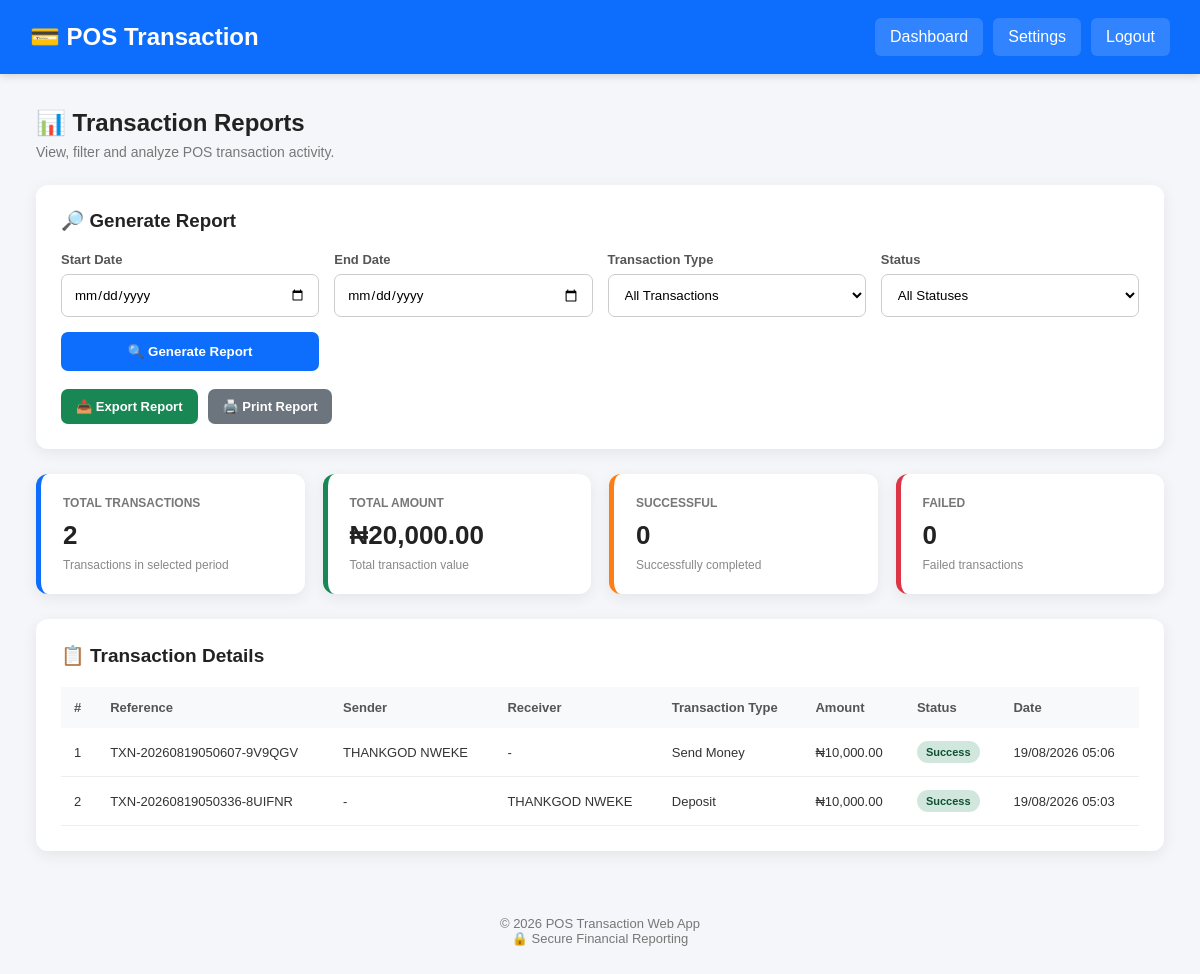
The app's page /reports (signed in), older data.
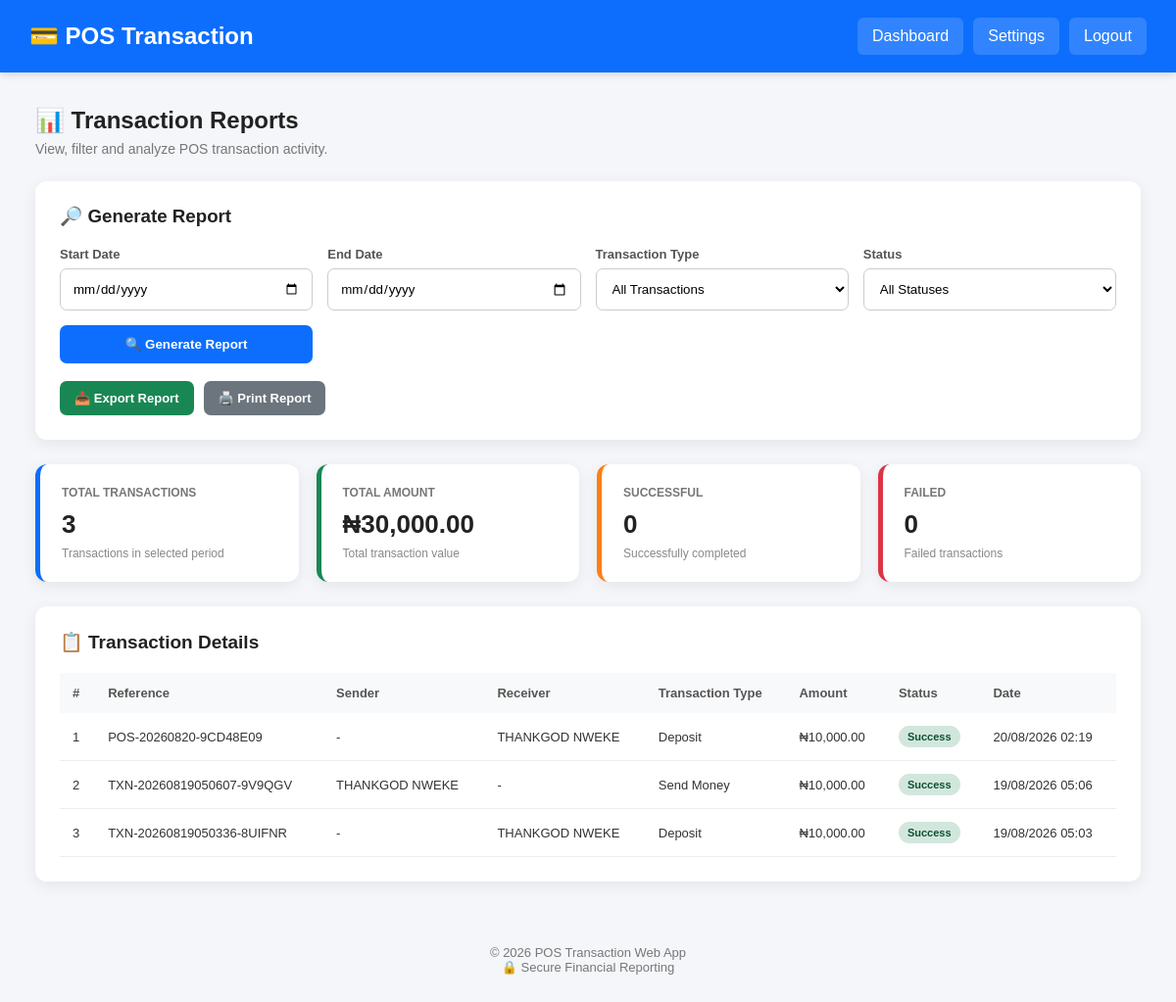
The same page, newer data.
### app_backup.py (models this page shows, shortened)
class Transaction(db.Model):
    __tablename__ = "transactions"
    id = db.Column(
        db.Integer,
        primary_key=True
    )
    transaction_reference = db.Column(
        db.String(100),
        unique=True,
        nullable=False
    )
    sender_name = db.Column(
        db.String(150),
        nullable=True
    )
    receiver_name = db.Column(
        db.String(150),
        nullable=True
    )
    account_number = db.Column(
        db.String(50),
        nullable=True
    )
    bank_name = db.Column(
        db.String(150),
        nullable=True
    )
    transaction_type = db.Column(
        db.String(50),
        nullable=False
    )
    amount = db.Column(
        db.Float,
        nullable=False,
        default=0.00
    )
    description = db.Column(
        db.String(255),
        nullable=True
    )
    status = db.Column(
        db.String(50),
        default="Success",
        nullable=False
    )
    user_id = db.Column(
        db.Integer,
        db.ForeignKey("users.id"),
        nullable=True
    )
    created_at = db.Column(
        db.DateTime,
        default=datetime.utcnow
    )

### app_backup.py (the view)
@app.route("/reports")
@login_required
def reports():
    transactions = (
        Transaction.query
        .filter_by(user_id=current_user.id)
        .order_by(Transaction.created_at.desc())
        .all()
    )
    total_amount = sum(
        transaction.amount
        for transaction in transactions
        if transaction.status == "Success"
    )
    total_transactions = len(transactions)
    return render_template(
        "reports.html",
        transactions=transactions,
        total_amount=total_amount,
        total_transactions=total_transactions
    )

### app_backup.py (called while the page is built)
@login_manager.user_loader
def load_user(user_id):
    try:
        return db.session.get(User, int(user_id))
    except (ValueError, TypeError):
        return None

@app.context_processor
def inject_app_information():
    return {
        "app_name": "POS Transaction Web App",
        "current_year": datetime.utcnow().year,
    }

### templates/reports.html (shortened to what the changed rows need)
<!DOCTYPE html>
<html lang="en">
<head>
</head>
<body>
<header class="header">
    <h1>
        💳 POS Transaction
    </h1>
</header>
<main class="container">
    <div class="page-title">
        <h2>
            📊 Transaction Reports
        </h2>
    </div>
    <section class="summary">
        <div class="summary-card">
            <h3>
                Total Transactions
            </h3>
            <div class="summary-number">
                {{ total_transactions|default(0) }}
            </div>
            <p>
                Transactions in selected period
            </p>
        </div>
        <div class="summary-card green">
            <h3>
                Total Amount
            </h3>
            <div class="summary-number">
                ₦{{ "{:,.2f}".format(
                    total_amount|default(0)
                ) }}
            </div>
            <p>
                Total transaction value
            </p>
        </div>
    </section>
    <section class="report-card">
        <h2>
            📋 Transaction Details
        </h2>
        <div class="table-wrapper">
            <table>
                <thead>
                    <tr>
                        <th>
                            #
                        </th>
                        <th>
                            Reference
                        </th>
                        <th>
                            Sender
                        </th>
                        <th>
                            Receiver
                        </th>
                        <th>
                            Transaction Type
                        </th>
                        <th>
                            Amount
                        </th>
                        <th>
                            Status
                        </th>
                        <th>
                            Date
                        </th>
                    </tr>
                </thead>
                <tbody>
                    {% if transactions %}
                        {% for transaction in transactions %}
                            <tr>
                                <td>
                                    {{ loop.index }}
                                </td>
                                <td>
                                    {{ transaction.transaction_reference }}
                                </td>
                                <td>
                                    {{ transaction.sender_name or '-' }}
                                </td>
                                <td>
                                    {{ transaction.receiver_name or '-' }}
                                </td>
                                <td>
                                    {{ transaction.transaction_type }}
                                </td>
                                <td>
                                    ₦{{ "{:,.2f}".format(
                                        transaction.amount or 0
                                    ) }}
                                </td>
                                <td>
                                    {% if transaction.status == "Success" %}
                                        <span class="badge badge-success">
                                            Success
                                        </span>
                                    {% elif transaction.status == "Failed" %}
                                        <span class="badge badge-danger">
                                            Failed
                                        </span>
                                    {% else %}
                                        <span class="badge badge-warning">
                                            {{ transaction.status }}
                                        </span>
                                    {% endif %}
                                </td>
                                <td>
                                    {% if transaction.created_at %}
                                        {{ transaction.created_at.strftime(
                                            "%d/%m/%Y %H:%M"
                                        ) }}
                                    {% else %}
                                        -
                                    {% endif %}
                                </td>
                            </tr>
                        {% endfor %}
                    {% endif %}
                </tbody>
            </table>
        </div>
    </section>
</main>
</body>
</html>

Row changes from the older to the newer data that the page shows:
added Transaction: amount "10,000.00", status "Success"
Text that changed along with them:
{{ total_transactions|default(0) }}: "2" → "3"
text no longer shown: "20,000.00"
text now shown: "30,000.00"
